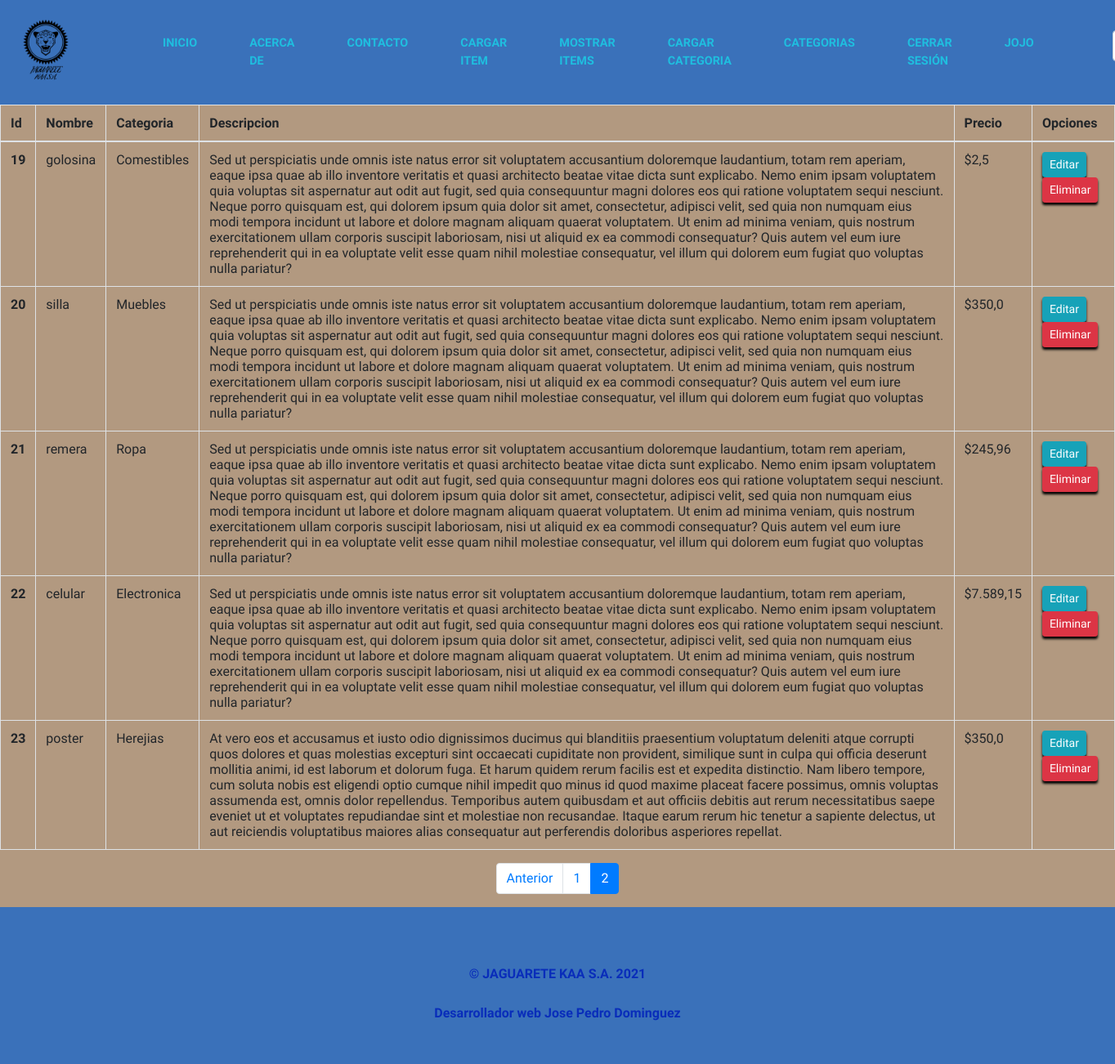
Before: /productoApp/Listar/?page=2 (signed in) with the older database file.
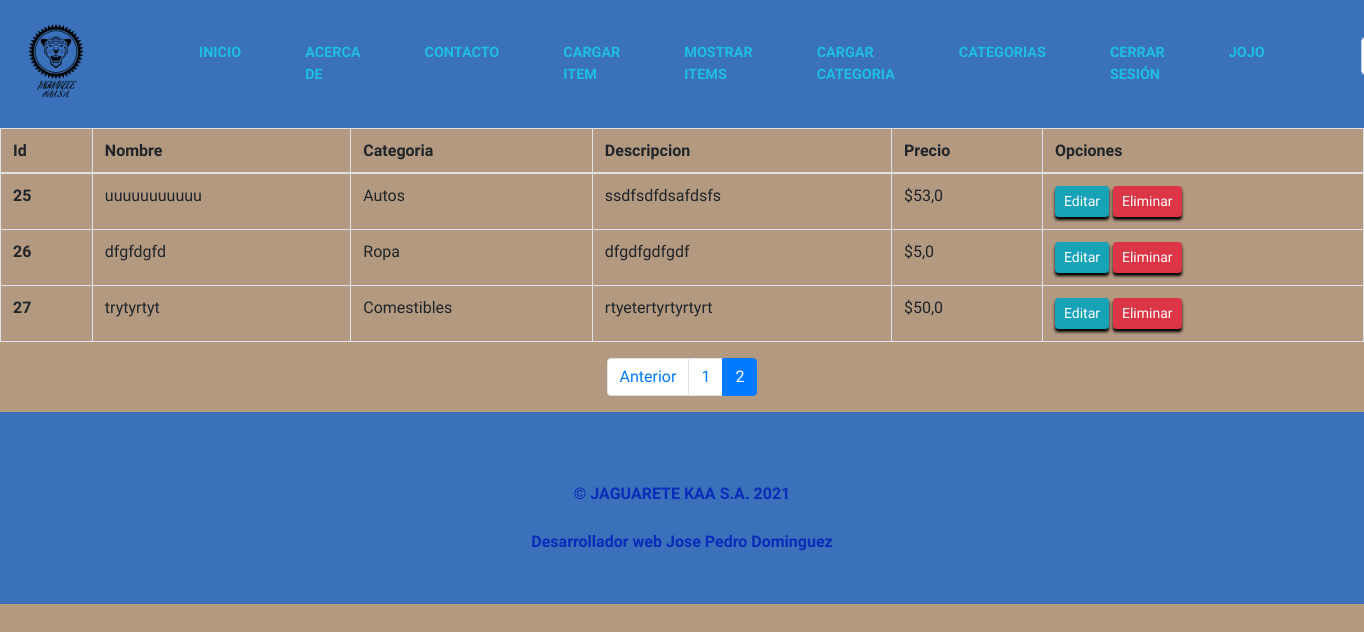
After: the same page with the newer database file.
### productoApp/models.py (models this page shows, shortened)
class Items(models.Model):
    name = models.CharField(max_length=50)
    imag = models.ImageField( upload_to="productos", null=True)
    tag  = models.ForeignKey(Tag, on_delete=models.PROTECT)
    description = models.TextField()
    price = models.FloatField()

class Tag(models.Model):
    nametag  = models.CharField(max_length=50)
    def __str__(self):
        return self.nametag

### productoApp/views.py (the view)
# urls.py: path('Listar/', listarItems, name="Pantalla de Listar Productos"),
@permission_required('productoApp.view_items')
def listarItems(request):#SOLO VISIBLE PARA LOS ADMINISTRADORES
    itms = Items.objects.all()
    page = request.GET.get('page',1)#paginacion
    try:
        paginator = Paginator(itms,5)
        itms = paginator.page(page)
    except:
        raise Http404
    data = {
        'entity': itms,
        'paginator':paginator
    }
    return  (render(request,"adminItems.html",data))

### productoApp/templates/adminItems.html
{% extends 'base.html' %}
{% load static %}
{% load crispy_forms_tags %}
{% load humanize %}
{% block content%}
  <table class="table table-bordered">
        <thead>
            <tr>
            <th scope="col">Id</th>
            <th scope="col">Nombre</th>
            <th scope="col">Categoria</th>
            <th scope="col">Descripcion</th>
            <th scope="col">Precio</th>
            <th scope="col">Opciones</th>
            </tr>
        </thead>
        <tbody>
        {% for x in entity %}
            <tr>
            <th scope="row">{{ x.id }}</th>
            <td>{{ x.name }}</td>
            <td>{{ x.tag }}</td>
            <td>{{ x.description }}</td>
            <td>${{ x.price | intcomma }}</td>
            <td>
                <a href="{% url 'Editar Producto' x.id %}" class="btn btn-info btn-sm">Editar</a>
                <a href="{% url 'Borar Producto' x.id %}"  class="btn btn-danger btn-sm">Eliminar</a>
            </td>
            </tr>
        {% endfor %}
        </tbody>
    </table>
    <div>
        {% include 'paginator.html' %}
    </div>
{% endblock %}

Changed rows visible on the page:
removed Items: id "19", name "golosina", tag "Comestibles", description "Sed ut perspiciatis unde omnis iste natus error sit voluptatem accusantium doloremque laudantium, totam rem aperiam, eaque ipsa quae ab illo inventore veritatis et quasi architecto beatae vitae dicta sunt explicabo. Nemo enim ipsam voluptatem quia voluptas sit aspernatur aut odit aut fugit, sed quia consequuntur magni dolores eos qui ratione voluptatem sequi nesciunt. Neque porro quisquam est, qui dolorem ipsum quia dolor sit amet, consectetur, adipisci velit, sed quia non numquam eius modi tempora incidunt ut labore et dolore magnam aliquam quaerat voluptatem. Ut enim ad minima veniam, quis nostrum exercitationem ullam corporis suscipit laboriosam, nisi ut aliquid ex ea commodi…", price "2,5"
removed Items: id "20", name "silla", tag "Muebles", description "Sed ut perspiciatis unde omnis iste natus error sit voluptatem accusantium doloremque laudantium, totam rem aperiam, eaque ipsa quae ab illo inventore veritatis et quasi architecto beatae vitae dicta sunt explicabo. Nemo enim ipsam voluptatem quia voluptas sit aspernatur aut odit aut fugit, sed quia consequuntur magni dolores eos qui ratione voluptatem sequi nesciunt. Neque porro quisquam est, qui dolorem ipsum quia dolor sit amet, consectetur, adipisci velit, sed quia non numquam eius modi tempora incidunt ut labore et dolore magnam aliquam quaerat voluptatem. Ut enim ad minima veniam, quis nostrum exercitationem ullam corporis suscipit laboriosam, nisi ut aliquid ex ea commodi…", price "350,0"
no longer on this page (row unchanged): Items: id "21", name "remera", tag "Ropa", description "Sed ut perspiciatis unde omnis iste natus error sit voluptatem accusantium doloremque laudantium, totam rem aperiam, eaque ipsa quae ab illo inventore veritatis et quasi architecto beatae vitae dicta sunt explicabo. Nemo enim ipsam voluptatem quia voluptas sit aspernatur aut odit aut fugit, sed quia consequuntur magni dolores eos qui ratione voluptatem sequi nesciunt. Neque porro quisquam est, qui dolorem ipsum quia dolor sit amet, consectetur, adipisci velit, sed quia non numquam eius modi tempora incidunt ut labore et dolore magnam aliquam quaerat voluptatem. Ut enim ad minima veniam, quis nostrum exercitationem ullam corporis suscipit laboriosam, nisi ut aliquid ex ea commodi…", price "245,96"
no longer on this page (row unchanged): Items: id "22", name "celular", tag "Electronica", description "Sed ut perspiciatis unde omnis iste natus error sit voluptatem accusantium doloremque laudantium, totam rem aperiam, eaque ipsa quae ab illo inventore veritatis et quasi architecto beatae vitae dicta sunt explicabo. Nemo enim ipsam voluptatem quia voluptas sit aspernatur aut odit aut fugit, sed quia consequuntur magni dolores eos qui ratione voluptatem sequi nesciunt. Neque porro quisquam est, qui dolorem ipsum quia dolor sit amet, consectetur, adipisci velit, sed quia non numquam eius modi tempora incidunt ut labore et dolore magnam aliquam quaerat voluptatem. Ut enim ad minima veniam, quis nostrum exercitationem ullam corporis suscipit laboriosam, nisi ut aliquid ex ea commodi…", price "7.589,15"
no longer on this page (row unchanged): Items: id "23", name "poster", tag "Herejias", description "At vero eos et accusamus et iusto odio dignissimos ducimus qui blanditiis praesentium voluptatum deleniti atque corrupti quos dolores et quas molestias excepturi sint occaecati cupiditate non provident, similique sunt in culpa qui officia deserunt mollitia animi, id est laborum et dolorum fuga. Et harum quidem rerum facilis est et expedita distinctio. Nam libero tempore, cum soluta nobis est eligendi optio cumque nihil impedit quo minus id quod maxime placeat facere possimus, omnis voluptas assumenda est, omnis dolor repellendus. Temporibus autem quibusdam et aut officiis debitis aut rerum necessitatibus saepe eveniet ut et voluptates repudiandae sint et molestiae non recusandae. Itaque…", price "350,0"
added Items: id "25", name "uuuuuuuuuuu", tag "Autos", description "ssdfsdfdsafdsfs", price "53,0"
added Items: id "26", name "dfgfdgfd", tag "Ropa", description "dfgdfgdfgdf", price "5,0"
added Items: id "27", name "trytyrtyt", tag "Comestibles", description "rtyetertyrtyrtyrt", price "50,0"
